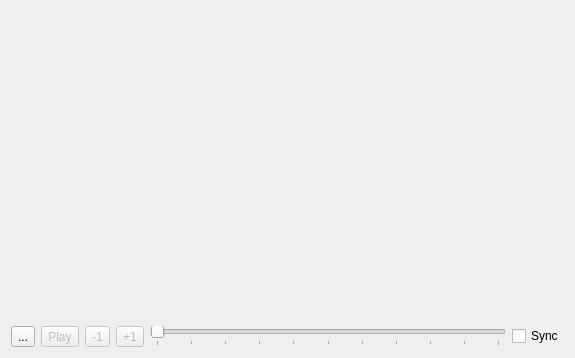
<?xml version="1.0" encoding="UTF-8"?>
<ui version="4.0">
 <class>VideoPlayback</class>
 <widget class="QWidget" name="VideoPlayback">
  <property name="geometry">
   <rect>
    <x>0</x>
    <y>0</y>
    <width>575</width>
    <height>358</height>
   </rect>
  </property>
  <property name="windowTitle">
   <string>Video Playback</string>
  </property>
  <layout class="QVBoxLayout" name="verticalLayout">
   <item>
    <widget class="Phonon::VideoPlayer" name="videoPlayer"/>
   </item>
   <item>
    <layout class="QHBoxLayout" name="horizontalLayout">
     <property name="topMargin">
      <number>0</number>
     </property>
     <item>
      <widget class="QToolButton" name="open">
       <property name="text">
        <string>...</string>
       </property>
       <property name="icon">
        <iconset theme="document-open">
         <normaloff/>
        </iconset>
       </property>
      </widget>
     </item>
     <item>
      <widget class="QWidget" name="controls" native="true">
       <property name="enabled">
        <bool>false</bool>
       </property>
       <layout class="QHBoxLayout" name="horizontalLayout_2">
        <property name="margin">
         <number>0</number>
        </property>
        <item>
         <widget class="QToolButton" name="play">
          <property name="text">
           <string>Play</string>
          </property>
          <property name="icon">
           <iconset theme="media-playback-start">
            <normaloff/>
           </iconset>
          </property>
         </widget>
        </item>
        <item>
         <widget class="QToolButton" name="previous">
          <property name="text">
           <string>-1</string>
          </property>
          <property name="icon">
           <iconset theme="go-previous">
            <normaloff/>
           </iconset>
          </property>
         </widget>
        </item>
        <item>
         <widget class="QToolButton" name="next">
          <property name="text">
           <string>+1</string>
          </property>
          <property name="icon">
           <iconset theme="go-next">
            <normaloff/>
           </iconset>
          </property>
         </widget>
        </item>
        <item>
         <widget class="QSlider" name="slider">
          <property name="maximum">
           <number>10000</number>
          </property>
          <property name="singleStep">
           <number>1000</number>
          </property>
          <property name="pageStep">
           <number>10000</number>
          </property>
          <property name="orientation">
           <enum>Qt::Horizontal</enum>
          </property>
          <property name="tickPosition">
           <enum>QSlider::TicksBelow</enum>
          </property>
          <property name="tickInterval">
           <number>1000</number>
          </property>
         </widget>
        </item>
       </layout>
      </widget>
     </item>
     <item>
      <widget class="QCheckBox" name="sync">
       <property name="text">
        <string>Sync</string>
       </property>
      </widget>
     </item>
    </layout>
   </item>
  </layout>
 </widget>
 <customwidgets>
  <customwidget>
   <class>Phonon::VideoPlayer</class>
   <extends>QWidget</extends>
   <header location="global">phonon/videoplayer.h</header>
  </customwidget>
 </customwidgets>
 <resources/>
 <connections/>
</ui>
